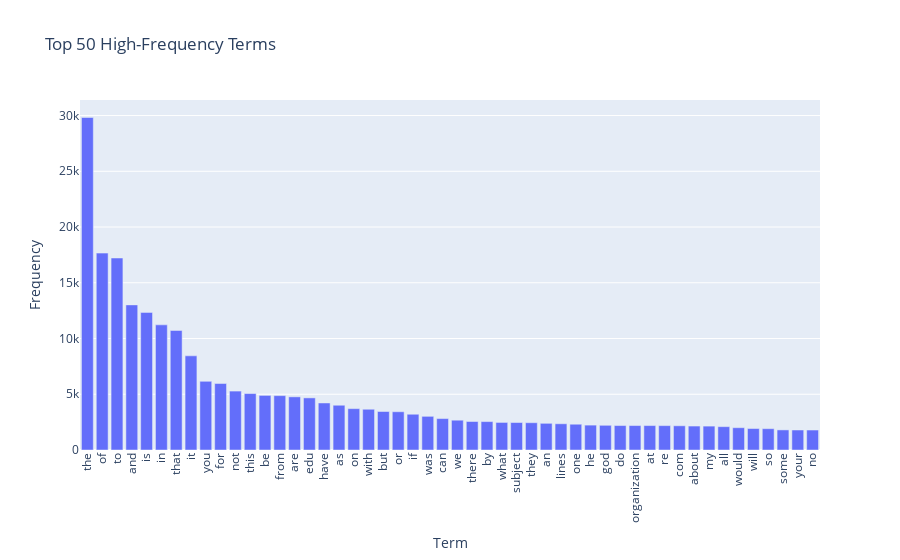

The notebook cell saved with this chart:
### Markdown cell above
### >>> **Exercise 13 (take home):** 
The chart above only contains 300 vocabulary in the documents, and it's already computationally intensive to both compute and visualize. Can you efficiently reduce the number of terms you want to visualize as an exercise.

### Code cell
# Answer here
# Compute the frequency of each term
term_frequencies = np.asarray(X_counts.sum(axis=0)).ravel()

# Select top 50 high-frequency terms (can change N)
top_n = 50
top_indices = np.argsort(term_frequencies)[-top_n:][::-1]  # From highest to lowest

df_top = pd.DataFrame({
    'term': count_vect.get_feature_names_out()[top_indices],
    'frequency': term_frequencies[top_indices]
})

# Plot interactive bar chart
fig = px.bar(df_top, x='term', y='frequency', title=f'Top {top_n} High-Frequency Terms',
             labels={'term':'Term','frequency':'Frequency'})
fig.update_layout(xaxis_tickangle=-90)
fig.show()

### Figure 1 — Plotly figure (JSON) as saved in the notebook; plotly's stock layout.template omitted (floating-point values rounded to 4 significant figures)
{"data": [{"hovertemplate": "Term=%{x}<br>Frequency=%{y}<extra></extra>", "legendgroup": "", "marker": {"color": "#636efa", "pattern": {"shape": ""}}, "name": "", "orientation": "v", "showlegend": false, "textposition": "auto", "type": "bar", "x": ["the", "of", "to", "and", "is", "in", "that", "it", "you", "for", "not", "this", "be", "from", "are", "edu", "have", "as", "on", "with", "but", "or", "if", "was", "can", "we", "there", "by", "what", "subject", "they", "an", "lines", "one", "he", "god", "do", "organization", "at", "re", "com", "about", "my", "all", "would", "will", "so", "some", "your", "no"], "xaxis": "x", "y": [29825, 17660, 17222, 13017, 12343, 11226, 10723, 8447, 6157, 5962, 5285, 5063, 4898, 4877, 4769, 4675, 4218, 4015, 3709, 3655, 3453, 3432, 3208, 3020, 2818, 2674, 2556, 2548, 2472, 2464, 2448, 2393, 2353, 2312, 2232, 2216, 2193, 2192, 2191, 2186, 2172, 2148, 2143, 2093, 2000, 1925, 1912, 1802, 1793, 1791], "yaxis": "y"}], "layout": {"barmode": "relative", "legend": {"tracegroupgap": 0}, "title": {"text": "Top 50 High-Frequency Terms"}, "xaxis": {"anchor": "y", "domain": [0, 1], "tickangle": -90, "title": {"text": "Term"}}, "yaxis": {"anchor": "x", "domain": [0, 1], "title": {"text": "Frequency"}}}}
